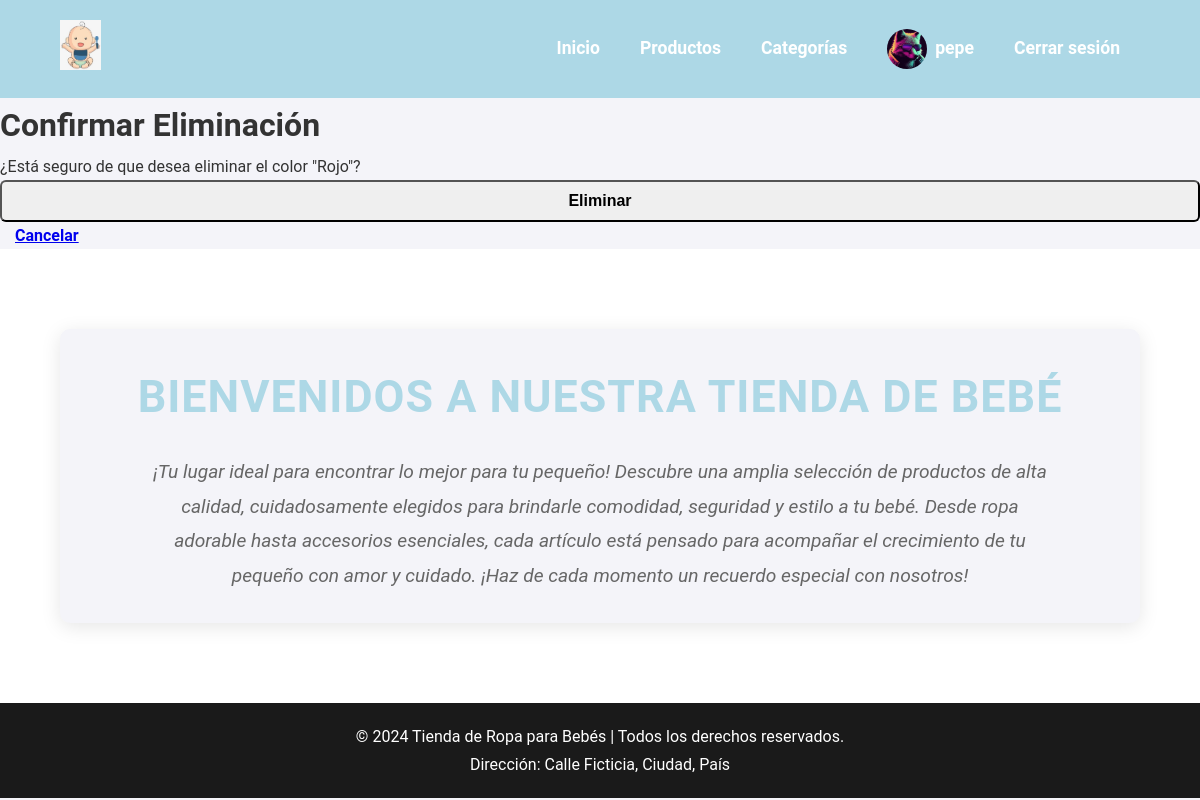
Screenshot of /colores/1/eliminar/ (signed in) with the database file from the repository.
### registro/models.py (models this page shows, shortened)
class Usuario(AbstractUser):
    avatar = models.ImageField(upload_to='avatars/', null=True, blank=True)
    class Meta:
        permissions = [
            ("puede_hacer_scrum", "Puede hacer Scrum"),
        ]

### producto/models.py (models this page shows, shortened)
class Color(models.Model):
    nombre = models.CharField(max_length=50)
    codigo_color = models.CharField(max_length=7)

### producto/views.py (the view)
# urls.py: path('colores/<int:pk>/eliminar/', ColorDeleteView.as_view(), name='eliminar_color'),
class ColorDeleteView(LoginRequiredMixin, DeleteView):
    model = Color
    template_name = 'colores/eliminar.html'
    success_url = reverse_lazy('listado_colores')

### producto/templates/colores/eliminar.html (shortened to what this page needs)
{% extends 'producto/index.html' %}
{% block content %}
<h1>Confirmar Eliminación</h1>
<p>¿Está seguro de que desea eliminar el color "{{ object.nombre }}"?</p>
<form method="post">
    <button type="submit" class="btn btn-danger">Eliminar</button>
    <a href="{% url 'listado_categorias' %}" class="btn btn-secondary">Cancelar</a>
</form>
{% endblock %}

### producto/templates/producto/index.html (shortened to what this page needs)
{% load static %}
<!DOCTYPE html>
<html lang="es">
<head>
    <link rel="stylesheet" href="{% static 'css/styles.css' %}">
</head>
<body>
    <header>
        <div class="container">
            <div class="logo">
                <img src="{% static 'media/logo.png' %}" alt="Logo Tienda Bebé">
            </div>
            <nav>
                <ul>
                    <li><a href="{% url 'index' %}">Inicio</a></li>
                    <li><a href="{% url 'listado_productos' %}">Productos</a></li>
                    <li><a href="{% url 'listado_categorias' %}">Categorías</a></li>
                    {% if user.is_authenticated %}
                        <li>
                            <a href="{% url 'profile' %}" class="user-profile">
                                {% if user.avatar %}
                                    <img src="{{ user.avatar.url }}" alt="{{ user.username }}" class="avatar">
                                {% else %}
                                    <img src="{% static 'media/default-avatar.png' %}" alt="Avatar por defecto" class="avatar">
                                {% endif %}
                                <span class="header-link">{{ user.username }}</span>
                            </a>
                        </li>
                        <li><a href="{% url 'logout' %}">Cerrar sesión</a></li>
                    {% else %}
                        <li><a href="{% url 'login' %}">Iniciar sesión</a></li>
                        <li><a href="{% url 'registro' %}">Registrar</a></li>
                    {% endif %}
                </ul>
            </nav>
        </div>
    </header>
    {% block content %}
    {% endblock %}
    <main>
        <div class="container">
            <section class="intro">
                <h1>Bienvenidos a nuestra tienda de bebé</h1>
                <p>¡Tu lugar ideal para encontrar lo mejor para tu pequeño! Descubre una amplia selección de productos de alta calidad, cuidadosamente elegidos para brindarle comodidad, seguridad y estilo a tu bebé. Desde ropa adorable hasta accesorios esenciales, cada artículo está pensado para acompañar el crecimiento de tu pequeño con amor y cuidado. ¡Haz de cada momento un recuerdo especial con nosotros!</p>
            </section>
        </div>
    </main>
    <footer>
        <div class="container">
            <p>&copy; 2024 Tienda de Ropa para Bebés | Todos los derechos reservados.</p>
            <p>Dirección: Calle Ficticia, Ciudad, País</p>
        </div>
    </footer>
</body>
</html>

### producto/static/css/styles.css (style rules this page uses)
* { margin: 0; padding: 0; box-sizing: border-box; }
:root { --primary-color: #add8e6; --secondary-color: #ff5722; --accent-color: #ff5c8d; --text-color: #333; --background-color: #f4f4f9; --footer-bg: #1a1a1a; }
.intro { text-align: center; margin: 40px 0; padding: 30px; background-color: var(--background-color); border-radius: 10px; box-shadow: 0 4px 20px rgba(0, 0, 0, 0.1); }
.intro h1 { font-size: 2.8rem; color: var(--primary-color); margin-bottom: 20px; font-weight: 600; text-transform: uppercase; letter-spacing: 1px; }
.intro p { font-size: 1.2rem; color: #666; line-height: 1.8; max-width: 900px; margin: 0 auto; font-style: italic; }
body { font-family: 'Roboto', sans-serif; line-height: 1.7; background-color: var(--background-color); color: var(--text-color); padding: 0; margin: 0; }
header { background-color: var(--primary-color); padding: 20px 0; transition: background-color 0.5s ease; }
header .container { display: flex; justify-content: space-between; align-items: center; }
header .logo img { height: 50px; }
header nav ul { list-style: none; display: flex; align-items: center; }
header nav ul li { margin: 0 20px; }
header nav ul li a { text-decoration: none; color: #fff; font-weight: bold; font-size: 1.1rem; transition: color 0.3s ease; display: flex; align-items: center; }
.user-profile { display: flex; align-items: center; text-decoration: none; }
header nav ul li a img.avatar { width: 40px; height: 40px; border-radius: 50%; margin-right: 8px; }
main { padding: 40px 0; background-color: #fff; }
.container { width: 90%; margin: 0 auto; max-width: 1200px; }
.btn { border-radius: 6px; font-weight: bold; font-size: 1rem; padding: 10px 15px; text-align: center; transition: background-color 0.3s ease, opacity 0.3s ease; width: 100%; }
footer { background-color: var(--footer-bg); color: #fff; padding: 20px 0; text-align: center; }
footer p { font-size: 1rem; }

### rows the page displays
Usuario: avatar (picture), username "pepe"
Color: nombre "Rojo"
